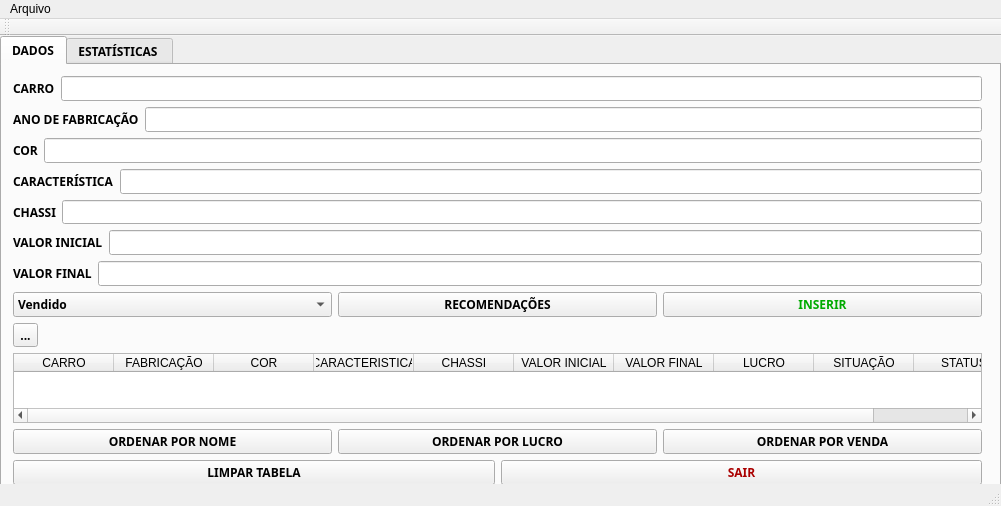
<?xml version="1.0" encoding="UTF-8"?>
<ui version="4.0">
 <class>MainWindow</class>
 <widget class="QMainWindow" name="MainWindow">
  <property name="geometry">
   <rect>
    <x>0</x>
    <y>0</y>
    <width>1001</width>
    <height>506</height>
   </rect>
  </property>
  <property name="windowTitle">
   <string>Gerenciamento Concessionária</string>
  </property>
  <widget class="QWidget" name="centralWidget">
   <widget class="QTabWidget" name="tabWidget">
    <property name="geometry">
     <rect>
      <x>0</x>
      <y>0</y>
      <width>1001</width>
      <height>481</height>
     </rect>
    </property>
    <property name="font">
     <font>
      <family>Perpetua Titling MT</family>
      <weight>75</weight>
      <bold>true</bold>
     </font>
    </property>
    <property name="currentIndex">
     <number>0</number>
    </property>
    <widget class="QWidget" name="tab_3">
     <attribute name="title">
      <string>DADOS</string>
     </attribute>
     <widget class="QWidget" name="layoutWidget">
      <property name="geometry">
       <rect>
        <x>0</x>
        <y>0</y>
        <width>991</width>
        <height>431</height>
       </rect>
      </property>
      <layout class="QVBoxLayout" name="verticalLayout_3">
       <item>
        <layout class="QVBoxLayout" name="verticalLayout_2">
         <item>
          <layout class="QVBoxLayout" name="verticalLayout">
           <item>
            <layout class="QHBoxLayout" name="horizontalLayout">
             <item>
              <widget class="QLabel" name="label">
               <property name="font">
                <font>
                 <family>Perpetua Titling MT</family>
                 <weight>75</weight>
                 <bold>true</bold>
                </font>
               </property>
               <property name="text">
                <string>CARRO</string>
               </property>
              </widget>
             </item>
             <item>
              <widget class="QLineEdit" name="entradaCARRO"/>
             </item>
            </layout>
           </item>
           <item>
            <layout class="QHBoxLayout" name="horizontalLayout_2">
             <item>
              <widget class="QLabel" name="label_2">
               <property name="font">
                <font>
                 <family>Perpetua Titling MT</family>
                 <weight>75</weight>
                 <bold>true</bold>
                </font>
               </property>
               <property name="text">
                <string>ANO DE FABRICAÇÃO</string>
               </property>
              </widget>
             </item>
             <item>
              <widget class="QLineEdit" name="entradaano"/>
             </item>
            </layout>
           </item>
           <item>
            <layout class="QHBoxLayout" name="horizontalLayout_3">
             <item>
              <widget class="QLabel" name="COR">
               <property name="font">
                <font>
                 <family>Perpetua Titling MT</family>
                 <weight>75</weight>
                 <bold>true</bold>
                </font>
               </property>
               <property name="text">
                <string>COR</string>
               </property>
              </widget>
             </item>
             <item>
              <widget class="QLineEdit" name="entradacor"/>
             </item>
            </layout>
           </item>
           <item>
            <layout class="QHBoxLayout" name="horizontalLayout_4">
             <item>
              <widget class="QLabel" name="CARACTERISTICA">
               <property name="font">
                <font>
                 <family>Perpetua Titling MT</family>
                 <weight>75</weight>
                 <bold>true</bold>
                </font>
               </property>
               <property name="text">
                <string>CARACTERÍSTICA</string>
               </property>
              </widget>
             </item>
             <item>
              <widget class="QLineEdit" name="entradacaracteristica"/>
             </item>
            </layout>
           </item>
           <item>
            <layout class="QHBoxLayout" name="horizontalLayout_5">
             <item>
              <widget class="QLabel" name="CHASSI">
               <property name="font">
                <font>
                 <family>Perpetua Titling MT</family>
                 <weight>75</weight>
                 <bold>true</bold>
                </font>
               </property>
               <property name="text">
                <string>CHASSI</string>
               </property>
              </widget>
             </item>
             <item>
              <widget class="QLineEdit" name="entradachassi"/>
             </item>
            </layout>
           </item>
          </layout>
         </item>
         <item>
          <layout class="QHBoxLayout" name="horizontalLayout_6">
           <item>
            <widget class="QLabel" name="VALORINICIAL">
             <property name="font">
              <font>
               <family>Perpetua Titling MT</family>
               <weight>75</weight>
               <bold>true</bold>
              </font>
             </property>
             <property name="text">
              <string>VALOR INICIAL</string>
             </property>
            </widget>
           </item>
           <item>
            <widget class="QLineEdit" name="entradavalorinicial"/>
           </item>
          </layout>
         </item>
         <item>
          <layout class="QHBoxLayout" name="horizontalLayout_7">
           <item>
            <widget class="QLabel" name="VALORFINAL">
             <property name="font">
              <font>
               <family>Perpetua Titling MT</family>
               <weight>75</weight>
               <bold>true</bold>
              </font>
             </property>
             <property name="text">
              <string>VALOR FINAL</string>
             </property>
            </widget>
           </item>
           <item>
            <widget class="QLineEdit" name="entradavalorfinal"/>
           </item>
          </layout>
         </item>
        </layout>
       </item>
       <item>
        <layout class="QHBoxLayout" name="horizontalLayout_9">
         <item>
          <widget class="QComboBox" name="entradastatus">
           <item>
            <property name="text">
             <string>Vendido</string>
            </property>
           </item>
           <item>
            <property name="text">
             <string>A Venda</string>
            </property>
           </item>
           <item>
            <property name="text">
             <string/>
            </property>
           </item>
          </widget>
         </item>
         <item>
          <widget class="QPushButton" name="btnrns">
           <property name="text">
            <string>RECOMENDAÇÕES</string>
           </property>
          </widget>
         </item>
         <item>
          <widget class="QPushButton" name="btninserir">
           <property name="font">
            <font>
             <family>Perpetua Titling MT</family>
             <weight>75</weight>
             <bold>true</bold>
            </font>
           </property>
           <property name="styleSheet">
            <string notr="true">color:rgb(0, 170, 0)</string>
           </property>
           <property name="text">
            <string>INSERIR</string>
           </property>
          </widget>
         </item>
        </layout>
       </item>
       <item>
        <widget class="QToolButton" name="toolButton">
         <property name="text">
          <string>...</string>
         </property>
        </widget>
       </item>
       <item>
        <widget class="QTableWidget" name="tabelaDados">
         <property name="enabled">
          <bool>true</bool>
         </property>
         <property name="editTriggers">
          <set>QAbstractItemView::NoEditTriggers</set>
         </property>
         <attribute name="horizontalHeaderShowSortIndicator" stdset="0">
          <bool>false</bool>
         </attribute>
         <attribute name="horizontalHeaderStretchLastSection">
          <bool>true</bool>
         </attribute>
         <column>
          <property name="text">
           <string>CARRO</string>
          </property>
         </column>
         <column>
          <property name="text">
           <string>FABRICAÇÃO</string>
          </property>
         </column>
         <column>
          <property name="text">
           <string>COR</string>
          </property>
         </column>
         <column>
          <property name="text">
           <string>CARACTERISTICA</string>
          </property>
         </column>
         <column>
          <property name="text">
           <string>CHASSI</string>
          </property>
         </column>
         <column>
          <property name="text">
           <string>VALOR INICIAL</string>
          </property>
         </column>
         <column>
          <property name="text">
           <string>VALOR FINAL</string>
          </property>
         </column>
         <column>
          <property name="text">
           <string>LUCRO</string>
          </property>
         </column>
         <column>
          <property name="text">
           <string>SITUAÇÃO</string>
          </property>
         </column>
         <column>
          <property name="text">
           <string>STATUS</string>
          </property>
         </column>
        </widget>
       </item>
       <item>
        <layout class="QHBoxLayout" name="horizontalLayout_10">
         <item>
          <widget class="QPushButton" name="OrdNome">
           <property name="text">
            <string>ORDENAR POR NOME</string>
           </property>
          </widget>
         </item>
         <item>
          <widget class="QPushButton" name="OrdLucro">
           <property name="text">
            <string>ORDENAR POR LUCRO</string>
           </property>
          </widget>
         </item>
         <item>
          <widget class="QPushButton" name="ordVenda">
           <property name="text">
            <string>ORDENAR POR VENDA</string>
           </property>
          </widget>
         </item>
        </layout>
       </item>
       <item>
        <layout class="QHBoxLayout" name="horizontalLayout_8">
         <item>
          <widget class="QPushButton" name="btnlimpar">
           <property name="text">
            <string>LIMPAR TABELA</string>
           </property>
          </widget>
         </item>
         <item>
          <widget class="QPushButton" name="btnsair">
           <property name="font">
            <font>
             <family>Perpetua Titling MT</family>
             <weight>75</weight>
             <bold>true</bold>
            </font>
           </property>
           <property name="styleSheet">
            <string notr="true">color:rgb(170, 0, 0)</string>
           </property>
           <property name="text">
            <string>SAIR</string>
           </property>
          </widget>
         </item>
        </layout>
       </item>
      </layout>
     </widget>
    </widget>
    <widget class="QWidget" name="tab_4">
     <attribute name="title">
      <string>ESTATÍSTICAS </string>
     </attribute>
     <widget class="QLabel" name="label_8">
      <property name="geometry">
       <rect>
        <x>10</x>
        <y>10</y>
        <width>241</width>
        <height>21</height>
       </rect>
      </property>
      <property name="font">
       <font>
        <pointsize>18</pointsize>
        <weight>75</weight>
        <bold>true</bold>
       </font>
      </property>
      <property name="text">
       <string>VALOR INVESTIDO</string>
      </property>
     </widget>
     <widget class="QLabel" name="label_9">
      <property name="geometry">
       <rect>
        <x>10</x>
        <y>270</y>
        <width>201</width>
        <height>21</height>
       </rect>
      </property>
      <property name="font">
       <font>
        <family>Perpetua Titling MT</family>
        <pointsize>18</pointsize>
        <weight>75</weight>
        <bold>true</bold>
       </font>
      </property>
      <property name="styleSheet">
       <string notr="true">color:rgb(0, 199, 0)</string>
      </property>
      <property name="text">
       <string>LUCRO REAL</string>
      </property>
     </widget>
     <widget class="QLabel" name="label_10">
      <property name="geometry">
       <rect>
        <x>10</x>
        <y>140</y>
        <width>221</width>
        <height>21</height>
       </rect>
      </property>
      <property name="font">
       <font>
        <family>Perpetua Titling MT</family>
        <pointsize>18</pointsize>
        <weight>75</weight>
        <bold>true</bold>
       </font>
      </property>
      <property name="styleSheet">
       <string notr="true">color:rgb(218, 218, 0)</string>
      </property>
      <property name="text">
       <string>LUCRO PREVISTO</string>
      </property>
     </widget>
     <widget class="QLabel" name="valorinicial">
      <property name="geometry">
       <rect>
        <x>16</x>
        <y>50</y>
        <width>371</width>
        <height>71</height>
       </rect>
      </property>
      <property name="font">
       <font>
        <family>Perpetua Titling MT</family>
        <pointsize>11</pointsize>
        <weight>75</weight>
        <bold>true</bold>
        <underline>true</underline>
       </font>
      </property>
      <property name="styleSheet">
       <string notr="true">background-color:rgb(170, 170, 127);</string>
      </property>
      <property name="text">
       <string/>
      </property>
      <property name="alignment">
       <set>Qt::AlignCenter</set>
      </property>
     </widget>
     <widget class="QLabel" name="lucroreal">
      <property name="geometry">
       <rect>
        <x>10</x>
        <y>310</y>
        <width>371</width>
        <height>71</height>
       </rect>
      </property>
      <property name="font">
       <font>
        <pointsize>11</pointsize>
        <weight>75</weight>
        <bold>true</bold>
        <underline>true</underline>
       </font>
      </property>
      <property name="styleSheet">
       <string notr="true">background-color:rgb(170, 170, 127);</string>
      </property>
      <property name="text">
       <string/>
      </property>
      <property name="alignment">
       <set>Qt::AlignCenter</set>
      </property>
     </widget>
     <widget class="QLabel" name="lucroprevisto">
      <property name="geometry">
       <rect>
        <x>10</x>
        <y>180</y>
        <width>371</width>
        <height>71</height>
       </rect>
      </property>
      <property name="font">
       <font>
        <family>Perpetua Titling MT</family>
        <pointsize>11</pointsize>
        <weight>75</weight>
        <bold>true</bold>
        <underline>true</underline>
       </font>
      </property>
      <property name="styleSheet">
       <string notr="true">background-color:rgb(170, 170, 127);</string>
      </property>
      <property name="text">
       <string/>
      </property>
      <property name="alignment">
       <set>Qt::AlignCenter</set>
      </property>
     </widget>
    </widget>
   </widget>
  </widget>
  <widget class="QMenuBar" name="menuBar">
   <property name="geometry">
    <rect>
     <x>0</x>
     <y>0</y>
     <width>1001</width>
     <height>21</height>
    </rect>
   </property>
   <widget class="QMenu" name="menuArquivo">
    <property name="title">
     <string>Arquivo</string>
    </property>
    <addaction name="actionSalvar"/>
    <addaction name="actionCarregar"/>
   </widget>
   <addaction name="menuArquivo"/>
  </widget>
  <widget class="QToolBar" name="mainToolBar">
   <attribute name="toolBarArea">
    <enum>TopToolBarArea</enum>
   </attribute>
   <attribute name="toolBarBreak">
    <bool>false</bool>
   </attribute>
  </widget>
  <widget class="QStatusBar" name="statusBar"/>
  <action name="actionSalvar">
   <property name="text">
    <string>Salvar Dados</string>
   </property>
   <property name="shortcut">
    <string>Ctrl+Shift+S</string>
   </property>
  </action>
  <action name="actionCarregar">
   <property name="text">
    <string>Carregar Dados</string>
   </property>
   <property name="shortcut">
    <string>Ctrl+E</string>
   </property>
  </action>
  <action name="actionLimpar">
   <property name="text">
    <string>Limpar Dados</string>
   </property>
  </action>
 </widget>
 <layoutdefault spacing="6" margin="11"/>
 <resources/>
 <connections/>
</ui>
